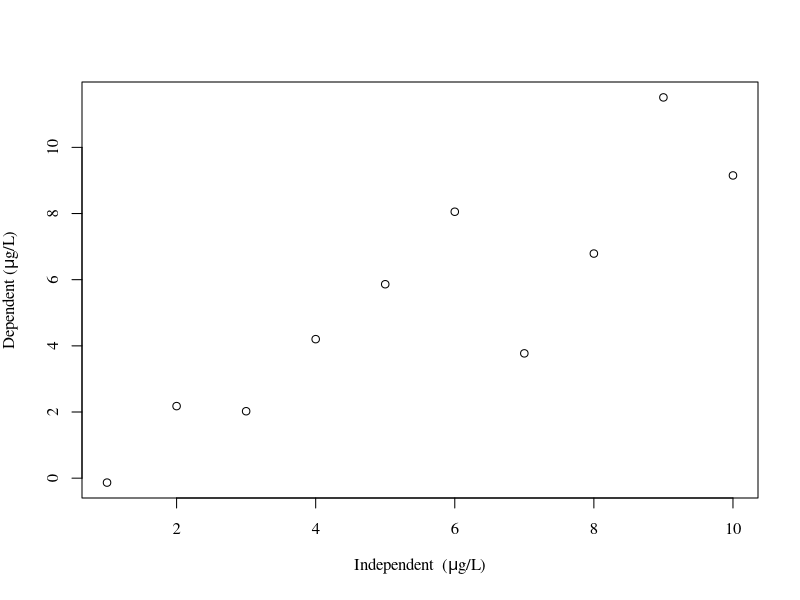

The R source for this figure:
x <- 1:10
z <- rnorm(10,0,3)
y <- x + z
my.df <- data.frame(x,y)


plot(x=my.df[,1], y=my.df[,2],
     xlab=expression(paste("Independent  (",mu,"g/L)")),
     ylab=expression(paste("Dependent (",mu,"g/L)")),
     family="serif")
